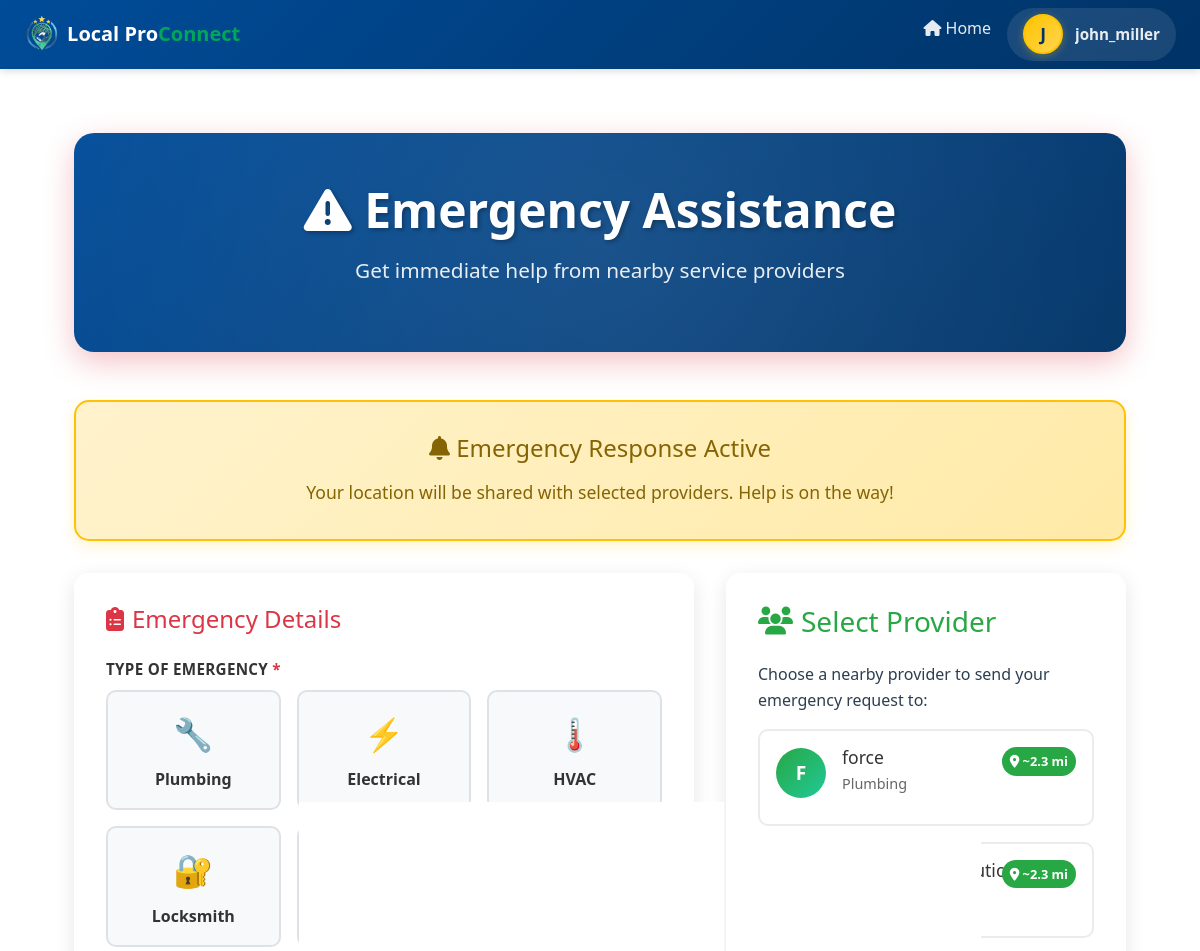
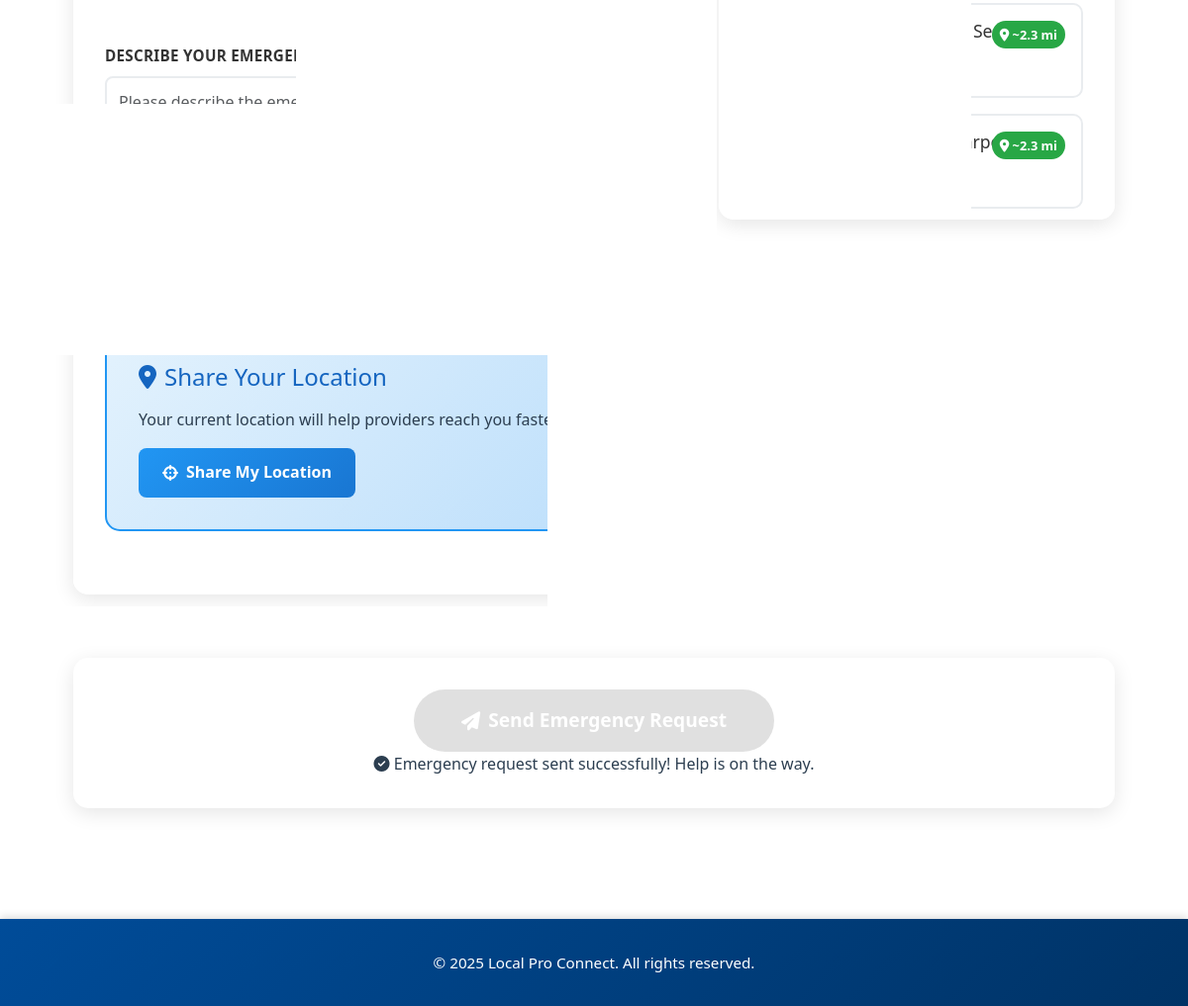
The page /accounts/emergency/ (signed in) on the database its author committed (2 pictures, top to bottom).
### accounts/models.py (models this page shows, shortened)
class UserProfile(models.Model):
	user = models.OneToOneField(settings.AUTH_USER_MODEL, on_delete=models.CASCADE, related_name='user_profile')
	phone = models.CharField(max_length=20, blank=True)
	address = models.CharField(max_length=255, blank=True)
	city = models.CharField(max_length=100, blank=True)
	state = models.CharField(max_length=50, blank=True)
	zip_code = models.CharField(max_length=10, blank=True)
	profile_picture = models.ImageField(upload_to='profiles/', null=True, blank=True)
	created_at = models.DateTimeField(auto_now_add=True)
	updated_at = models.DateTimeField(auto_now=True)
	class Meta:
		verbose_name = 'User Profile'
		verbose_name_plural = 'User Profiles'

class ProviderProfile(models.Model):
	SERVICE_CHOICES = [
		('plumbing', 'Plumbing'),
		('electrical', 'Electrical'),
		('carpentry', 'Carpentry'),
		('cleaning', 'Cleaning'),
		('tutoring', 'Tutoring'),
		('hvac', 'HVAC'),
		('roofing', 'Roofing'),
		('landscaping', 'Landscaping'),
		('painting', 'Painting'),
		('other', 'Other'),
	]
	user = models.OneToOneField(settings.AUTH_USER_MODEL, on_delete=models.CASCADE, related_name='provider_profile')
	company_name = models.CharField(max_length=255, blank=True)
	service_type = models.CharField(max_length=50, choices=SERVICE_CHOICES, default='other')
	phone = models.CharField(max_length=20, blank=True)
	business_address = models.CharField(max_length=255, blank=True)
	city = models.CharField(max_length=100, blank=True)
	state = models.CharField(max_length=50, blank=True)
	zip_code = models.CharField(max_length=10, blank=True)
	service_description = models.TextField(blank=True)
	bio = models.TextField(blank=True)
	profile_picture = models.ImageField(upload_to='profiles/', null=True, blank=True)
	services_rendered = models.PositiveIntegerField(default=0)
	years_experience = models.PositiveIntegerField(default=0)
	rating = models.DecimalField(max_digits=3, decimal_places=1, default=5.0)
	total_reviews = models.IntegerField(default=0)
	is_verified = models.BooleanField(default=False)
	min_price = models.DecimalField(max_digits=10, decimal_places=2, default=50.00, help_text="Minimum service price")
	max_price = models.DecimalField(max_digits=10, decimal_places=2, null=True, blank=True, help_text="Maximum service price (for display range)")
	SERVICE_RATE_CHOICES = [
		('hourly', 'Hourly'),
		('fixed', 'Fixed Price'),
		('custom', 'Custom Quote'),
	]
	service_rate = models.CharField(max_length=20, choices=SERVICE_RATE_CHOICES, default='fixed', help_text="How this provider charges for services")
	latitude = models.DecimalField(max_digits=9, decimal_places=6, null=True, blank=True, help_text="Current latitude for live tracking")
	longitude = models.DecimalField(max_digits=9, decimal_places=6, null=True, blank=True, help_text="Current longitude for live tracking")
	created_at = models.DateTimeField(auto_now_add=True)
	updated_at = models.DateTimeField(auto_now=True)
	class Meta:
		verbose_name = 'Provider Profile'
		verbose_name_plural = 'Provider Profiles'
		ordering = ['-created_at']

### accounts/views.py (the view, shortened to what this page needs)
# urls.py: path('emergency/', views.emergency_request, name='emergency_request'),
@login_required
def emergency_request(request):
    nearby_providers = ProviderProfile.objects.all()[:10]  # Get first 10 providers
    context = {
        'nearby_providers': nearby_providers,
        'user_profile': UserProfile.objects.get(user=request.user) if UserProfile.objects.filter(user=request.user).exists() else None
    }
    return render(request, 'accounts/emergency_request.html', context)

### accounts/context_processors.py (called while the page is built)
def user_flags(request):
    user = getattr(request, "user", None)
    if not user or not getattr(user, "is_authenticated", False):
        return {"is_provider": False, "provider_profile": None, "user_profile": None}
    provider_profile = ProviderProfile.objects.filter(user=user).first()
    user_profile = UserProfile.objects.filter(user=user).first()
    return {
        "is_provider": provider_profile is not None,
        "provider_profile": provider_profile,
        "user_profile": user_profile,
    }

### accounts/templates/accounts/emergency_request.html (shortened to what this page needs)
{% extends 'base.html' %}
{% load static %}
{% block content %}
<div class="emergency-container">
    <div class="emergency-header">
        <h1><i class="fas fa-exclamation-triangle"></i> Emergency Assistance</h1>
        <p>Get immediate help from nearby service providers</p>
    </div>
    <div class="emergency-alert">
        <h3><i class="fas fa-bell"></i> Emergency Response Active</h3>
        <p>Your location will be shared with selected providers. Help is on the way!</p>
    </div>
    <form id="emergencyForm" method="post" action="{% url 'accounts:emergency_request' %}">
        <div class="emergency-form-container">
            <div class="form-section">
                <h3><i class="fas fa-clipboard-list"></i> Emergency Details</h3>
                <div class="form-group">
                    <label class="form-label">Type of Emergency <span style="color: #DC3545;">*</span></label>
                    <div class="emergency-type-grid">
                        <label class="emergency-type-option" for="emergency_plumbing">
                            <span class="icon">🔧</span>
                            <span class="label">Plumbing</span>
                        </label>
                        <label class="emergency-type-option" for="emergency_electrical">
                            <span class="icon">⚡</span>
                            <span class="label">Electrical</span>
                        </label>
                        <label class="emergency-type-option" for="emergency_hvac">
                            <span class="icon">🌡️</span>
                            <span class="label">HVAC</span>
                        </label>
                        <label class="emergency-type-option" for="emergency_locksmith">
                            <span class="icon">🔐</span>
                            <span class="label">Locksmith</span>
                        </label>
                        <label class="emergency-type-option" for="emergency_appliance">
                            <span class="icon">🏠</span>
                            <span class="label">Appliance</span>
                        </label>
                        <label class="emergency-type-option" for="emergency_other">
                            <span class="icon">🚨</span>
                            <span class="label">Other</span>
                        </label>
                    </div>
                </div>
                <div class="form-group">
                    <label class="form-label" for="description">Describe Your Emergency <span style="color: #DC3545;">*</span></label>
                    <textarea class="form-control" id="description" name="description" rows="4" placeholder="Please describe the emergency situation in detail..." required></textarea>
                </div>
                <div class="form-group">
                    <label class="form-label" for="contact_phone">Contact Phone <span style="color: #DC3545;">*</span></label>
                    <input type="tel" class="form-control" id="contact_phone" name="contact_phone" placeholder="(555) 123-4567" value="{{ user_profile.phone|default:'' }}" required>
                </div>
                <div class="location-section">
                    <h4><i class="fas fa-map-marker-alt"></i> Share Your Location</h4>
                    <p>Your current location will help providers reach you faster.</p>
                    <button type="button" id="shareLocationBtn" class="btn-location">
                        <i class="fas fa-crosshairs"></i> Share My Location
                    </button>
                </div>
            </div>
            <div class="providers-section">
                <h3><i class="fas fa-users"></i> Select Provider</h3>
                <p>Choose a nearby provider to send your emergency request to:</p>
                {% for provider in nearby_providers %}
                <div class="provider-card" data-provider-id="{{ provider.user.id }}">
                    <div class="provider-header">
                        <div class="provider-avatar">
                            {{ provider.user.first_name|slice:":1"|upper|default:provider.company_name|slice:":1"|upper }}
                        </div>
                        <div class="provider-info">
                            <h4>{{ provider.company_name|default:provider.user.get_full_name }}</h4>
                            <p>{{ provider.get_service_type_display }}</p>
                        </div>
                    </div>
                    <div class="provider-distance">
                        <i class="fas fa-map-marker-alt"></i> ~2.3 mi
                    </div>
                </div>
                {% empty %}
                <p style="text-align: center; color: #666; padding: 2rem;">
                    <i class="fas fa-search"></i><br>
                    No providers found in your area.
                </p>
                {% endfor %}
            </div>
        </div>
        <div class="submit-section">
            <button type="submit" id="submitEmergencyBtn" class="btn-emergency-submit" disabled>
                <i class="fas fa-paper-plane"></i> Send Emergency Request
            </button>
            <div id="successMessage" class="success-message">
                <i class="fas fa-check-circle"></i> Emergency request sent successfully! Help is on the way.
            </div>
        </div>
    </form>
</div>
{% endblock %}

### templates/base.html (shortened to what this page needs)
{% load static %}
<!DOCTYPE html>
<html lang="en">
<head>
    <link href="https://cdn.jsdelivr.net/npm/bootstrap@5.3.0/dist/css/bootstrap.min.css" rel="stylesheet">
    <link href="https://cdnjs.cloudflare.com/ajax/libs/font-awesome/6.4.0/css/all.min.css" rel="stylesheet">
    <link rel="stylesheet" href="{% static 'css/request.css' %}?v=2.0">
</head>
<body>
    <nav class="navbar navbar-expand-lg navbar-dark">
        <div class="container-fluid px-4">
            <a class="navbar-brand" href="http://127.0.0.1:5500/index.html">
                <img src="/static/assets/image/newlogo.png" alt="Local Pro Connect Logo" onerror="this.style.display='none'">
                <span class="navbar-brand-text">Local Pro<span class="highlight">Connect</span></span>
            </a>
            <div class="collapse navbar-collapse" id="navbarNav">
                <ul class="navbar-nav ms-auto">
                    <li class="nav-item">
                        <a class="nav-link" href="http://127.0.0.1:5500/index.html"><i class="fas fa-home me-1"></i>Home</a>
                    </li>
                    {% if user.is_authenticated %}
                    <li class="nav-item dropdown profile-indicator">
                        <a class="nav-link profile-dropdown-toggle"
                           href="#"
                           id="profileDropdown"
                           role="button"
                           data-bs-toggle="dropdown"
                           aria-expanded="false"
                           aria-label="User profile menu">
                            {% if provider_profile and provider_profile.profile_picture %}
                                <img src="{{ provider_profile.profile_picture.url }}"
                                     alt="{{ user.username }}'s profile picture"
                                     class="profile-avatar"
                                     loading="lazy"
                                     onerror="this.style.display='none'; this.nextElementSibling.style.display='flex';">
                                <div class="profile-avatar-fallback" style="display: none;">
                                    {{ user.username|first|upper }}
                                </div>
                            {% else %}
                                <div class="profile-avatar-fallback">
                                    {{ user.username|first|upper }}
                                </div>
                            {% endif %}
                            <span class="profile-username">{{ user.username }}</span>
                        </a>
                    </li>
                    {% endif %}
                </ul>
            </div>
        </div>
    </nav>
    <main class="container">
        {% block content %}{% endblock %}
    </main>
    <footer>
        <p>&copy; 2025 Local Pro Connect. All rights reserved.</p>
    </footer>
</body>
</html>

### static/css/request.css (style rules this page uses)
:root { --primary-blue: #0052CC; --primary-blue-dark: #003d99; --primary-blue-light: #0066FF; --accent-green: #17B890; --accent-green-dark: #139a77; --accent-green-light: #20D4A8; --accent-yellow: #FFC300; --accent-yellow-dark: #E6B000; --text-dark: #2C3E50; --text-medium: #4A5568; --text-light: #6B7280; --light-blue: #E8F0FE; --light-green: #E8F5F0; --light-gray: #F5F5F5; --border-gray: #E8E8E8; --border-focus: #D1D5DB; --white: #FFFFFF; --error-red: #e74c3c; --success-green: #10B981; --spacing-xs: 4px; --spacing-sm: 8px; --spacing-md: 16px; --spacing-lg: 24px; --spacing-xl: 32px; --spacing-xxl: 48px; --radius-sm: 8px; --radius-md: 12px; --radius-lg: 16px; --radius-xl: 20px; --radius-full: 999px; --shadow-xs: 0 1px 2px rgba(0, 0, 0, 0.04); --shadow-sm: 0 2px 4px rgba(0, 0, 0, 0.06), 0 1px 2px rgba(0, 0, 0, 0.03); --shadow-md: 0 4px 12px rgba(0, 0, 0, 0.08), 0 2px 4px rgba(0, 0, 0, 0.04); --shadow-lg: 0 10px 30px rgba(0, 0, 0, 0.12), 0 4px 8px rgba(0, 0, 0, 0.06); --shadow-xl: 0 20px 40px rgba(0, 0, 0, 0.15), 0 8px 16px rgba(0, 0, 0, 0.08); --shadow-inner: inset 0 2px 4px rgba(0, 0, 0, 0.04); --focus-ring-blue: 0 0 0 3px rgba(0, 82, 204, 0.12), 0 0 0 1px var(--primary-blue); --focus-ring-green: 0 0 0 3px rgba(23, 184, 144, 0.15), 0 0 0 1px var(--accent-green); --transition-fast: 150ms cubic-bezier(0.4, 0, 0.2, 1); --transition-normal: 300ms cubic-bezier(0.4, 0, 0.2, 1); --transition-slow: 500ms cubic-bezier(0.4, 0, 0.2, 1); --transition-bounce: 400ms cubic-bezier(0.68, -0.55, 0.265, 1.55); }
* { box-sizing: border-box; }
body { font-family: 'Inter', -apple-system, BlinkMacSystemFont, 'Segoe UI', 'Roboto', sans-serif; background: linear-gradient(135deg, rgba(0, 82, 204, 0.8) 0%, rgba(255, 255, 255, 0.7) 50%, rgba(23, 184, 144, 0.8) 100%), url('/static/assets/image/Gemini_Generated_Image_10go4k10go4k10go.png'); background-size: cover; background-position: center; background-attachment: fixed; margin: 0; padding: 0; color: var(--text-dark); line-height: 1.6; min-height: 100vh; -webkit-font-smoothing: antialiased; -moz-osx-font-smoothing: grayscale; }
.form-section { margin-bottom: var(--spacing-xl); position: relative; }
.form-section::after { content: ''; position: absolute; bottom: calc(-1 * var(--spacing-lg)); left: 0; right: 0; height: 1px; background: linear-gradient(90deg, transparent 0%, var(--border-gray) 50%, transparent 100%); }
.form-group { display: flex; flex-direction: column; }
.form-label { display: flex; align-items: center; gap: var(--spacing-xs); font-size: 15px; font-weight: 700; color: var(--primary-blue); margin-bottom: 12px; cursor: default; letter-spacing: 0.3px; text-transform: uppercase; }

### rows shown on the page
UserProfile: contact_phone "212-555-0101"
ProviderProfile: user.first_name "F", company_name "force", service_type "Plumbing"
ProviderProfile: company_name "Dave's HVAC Solutions"
ProviderProfile: company_name "Maria's Cleaning Service"
ProviderProfile: company_name "Alex's Custom Carpentry"

### other values the page prints
{{ user.username|first|upper }} "J"
{{ user.username }} "john_miller"
